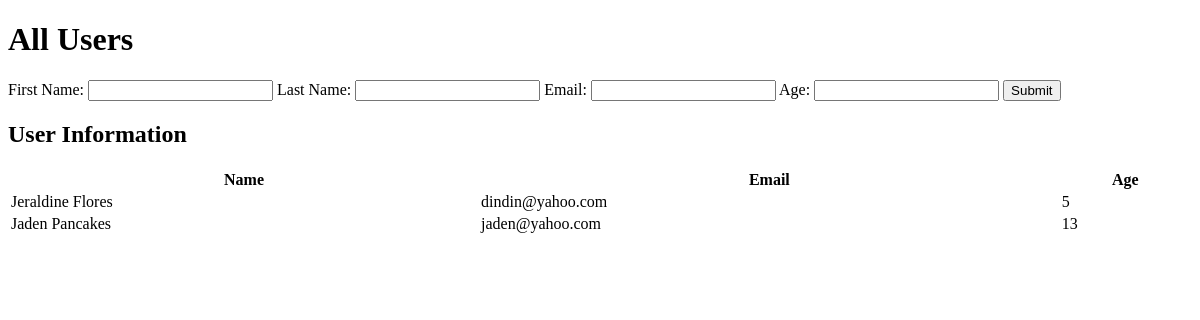
Before: / with the older database file.
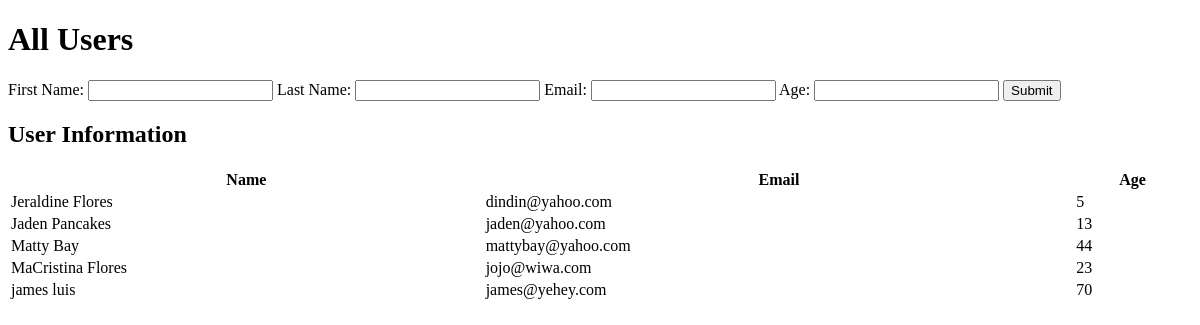
After: the same page with the newer database file.
### users_app/models.py (models this page shows)
class User(models.Model):
     first_name = models.CharField(max_length=25)
     last_name = models.CharField(max_length=25)
     email_address = models.CharField(max_length=25)
     age = models.IntegerField()
     created_at = models.DateTimeField(auto_now_add=True)
     updated_at = models.DateTimeField(auto_now=True)

### users_app/views.py (the view)
# urls.py: path('',views.index),
def index(request):
     all_users = User.objects.all()
     context ={
          "all_users": all_users
     }
     return render (request,'index.html', context)

### users_app/templates/index.html (shortened to what this page needs)
<!DOCTYPE html>
<html lang="en">
<head>
</head>
<body>
     <h1>All Users</h1>
     <form action="/add-user" method= "post">
          First Name: <input type="text" name="first_name">
          Last Name: <input type="text" name="last_name">
          Email: <input type="text" name="email_address">
          Age: <input type="text" name="age">
          <button>Submit</button>
     </form>
     <h2>User Information</h2>
     <table style="width:100%">
          <tr>
            <th>Name</th>
            <th>Email</th>
            <th>Age</th>
          </tr>
          {% for user in all_users %}
          <tr>
          <td>{{ user.first_name }} {{ user.last_name }} </td>
          <td>{{ user.email_address }} </td>
          <td>{{ user.age }}</td>
          </tr>
          {% endfor %}
        </table>
</body>
</html>

Changed rows visible on the page:
added User: first_name "Matty", last_name "Bay", email_address "mattybay@yahoo.com", age "44"
added User: first_name "MaCristina", last_name "Flores", email_address "jojo@wiwa.com", age "23"
added User: first_name "james", last_name "luis", email_address "james@yehey.com", age "70"
